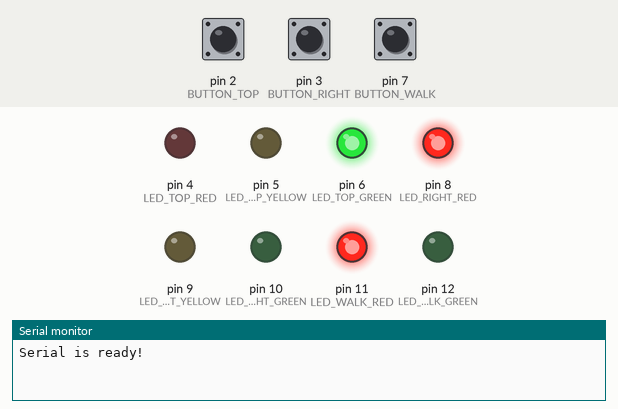
Simulated run of this sketch. Board: Arduino Uno, built with avr-gcc and run on an emulated ATmega328P. Parts: output pins drawn as LEDs (lit = HIGH), the last lines printed to the serial monitor. Inputs (shaded band) come from the test bench; at power-on: pin 2 (BUTTON_TOP) HIGH, pin 3 (BUTTON_RIGHT) HIGH, pin 7 (BUTTON_WALK) HIGH.

Above: at 1.5 s.
At 3.2 s:
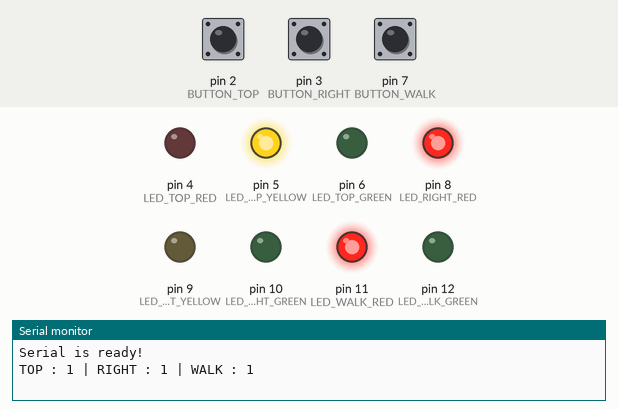
At 5.0 s:
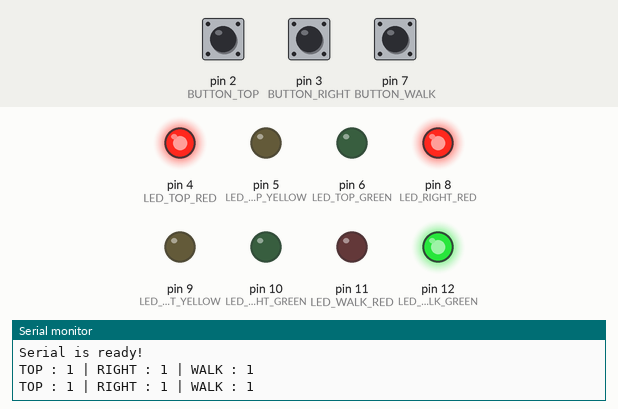
At 9.7 s:
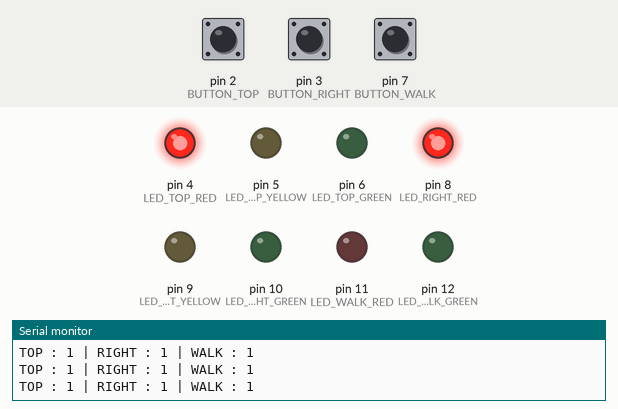
Timing chart, 0 to 11.5 s (numbered marks = the images above):
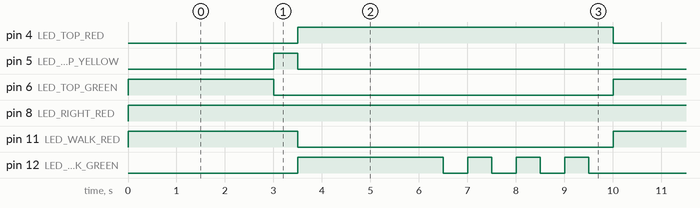

Measured:
- by itself, pin 4 (LED_TOP_RED): alternates HIGH for 6.5 s and LOW for 3.5 s
- by itself, pin 5 (LED_TOP_YELLOW): alternates HIGH for 0.50 s and LOW for 9.5 s
- by itself, pin 6 (LED_TOP_GREEN): alternates HIGH for 3.0 s and LOW for 7.0 s
- by itself, pin 8 (LED_RIGHT_RED): LOW → HIGH at 0.00 s
- by itself, pin 11 (LED_WALK_RED): alternates HIGH for 3.5 s and LOW for 6.5 s
- by itself, pin 12 (LED_WALK_GREEN): repeats every 10.0 s: 3 × (LOW 0.50 s, HIGH 0.50 s), LOW 4.0 s, HIGH 3.0 s

The sketch:

sketch_oct18a.ino
```cpp
const int LED_TOP_RED = 4;
const int LED_TOP_YELLOW = 5;
const int LED_TOP_GREEN = 6;
const int LED_RIGHT_RED = 8;
const int LED_RIGHT_YELLOW = 9;
const int LED_RIGHT_GREEN = 10;
const int LED_WALK_RED = 11;
const int LED_WALK_GREEN = 12;

const int BUTTON_TOP = 2;
const int BUTTON_RIGHT = 3;
const int BUTTON_WALK = 7;

int led_out[8] = {
    LED_TOP_RED,
    LED_TOP_YELLOW,
    LED_TOP_GREEN,
    LED_RIGHT_RED,
    LED_RIGHT_YELLOW,
    LED_RIGHT_GREEN,
    LED_WALK_RED,
    LED_WALK_GREEN,
};

//                  RYGRYGRG
#define TOP_GO     B00110010
#define TOP_WAIT   B01010010
#define RIGHT_GO   B10000110
#define RIGHT_WAIT B10001010
#define WALK_GO    B10010001
#define WALK_WAIT  B10010000

struct State {

    unsigned int output;
    unsigned int time;
    unsigned int next[8];
};

State finite_state[] = {
    // Input(WALK,RIGHT,TOP) 000 001 010 011 100 101 110 111
    {TOP_GO      , 3000  , {  0,  0,  1,  1,  2,  2,  2,  2}},  // State : 0  เปิดไฟเขียวให้รถทางบน
    {TOP_WAIT    , 500   , {  3,  3,  3,  3,  3,  3,  3,  3}},  // State : 1  เปลี่ยนไฟเหลือง รอไปเปิดไฟเขียวให้ทางขวา
    {TOP_WAIT    , 500   , {  6,  6,  6,  6,  6,  6,  6,  6}},  // State : 2  เปลี่ยนไฟเหลือง รอไปเปิดไฟเขียวให้คนเดิน

    {RIGHT_GO    , 3000  , {  3,  4,  3,  4,  5,  5,  5,  5}},  // State : 3  เปิดไฟเขียวให้รถทางขวา
    {RIGHT_WAIT  , 500   , {  0,  0,  0,  0,  0,  0,  0,  0}},  // State : 4  เปลี่ยนไฟเหลือง รอไปเปิดไฟเขียวให้ทางบน
    {RIGHT_WAIT  , 500   , {  6,  6,  6,  6,  6,  6,  6,  6}},  // State : 5  เปลี่ยนไฟเหลือง รอไปเปิดไฟเขียวให้คนเดิน

    {WALK_GO     , 3000  , {  6,  7, 14,  7,  6,  7, 14,  7}},  // State : 6  เปิดไฟเขียวให้คนเดิน

    {WALK_WAIT   , 500   , {  8,  8,  8,  8,  8,  8,  8,  8}},  // State : 7  กระพริบไฟ รอเปิดไฟเขียวให้ทางบน
    {WALK_GO     , 500   , {  9,  9,  9,  9,  9,  9,  9,  9}},  // State : 8  กระพริบไฟ รอเปิดไฟเขียวให้ทางบน
    {WALK_WAIT   , 500   , { 10, 10, 10, 10, 10, 10, 10, 10}},  // State : 9  กระพริบไฟ รอเปิดไฟเขียวให้ทางบน
    {WALK_GO     , 500   , { 11, 11, 11, 11, 11, 11, 11, 11}},  // State : 10 กระพริบไฟ รอเปิดไฟเขียวให้ทางบน
    {WALK_WAIT   , 500   , { 12, 12, 12, 12, 12, 12, 12, 12}},  // State : 11 กระพริบไฟ รอเปิดไฟเขียวให้ทางบน
    {WALK_GO     , 500   , { 13, 13, 13, 13, 13, 13, 13, 13}},  // State : 12 กระพริบไฟ รอเปิดไฟเขียวให้ทางบน
    {WALK_WAIT   , 500   , {  0,  0,  0,  0,  0,  0,  0,  0}},  // State : 13 กระพริบไฟ รอเปิดไฟเขียวให้ทางบน

    {WALK_WAIT   , 500   , { 15, 15, 15, 15, 15, 15, 15, 15}},  // State : 14 กระพริบไฟ รอเปิดไฟเขียวให้ทางขวา
    {WALK_GO     , 500   , { 16, 16, 16, 16, 16, 16, 16, 16}},  // State : 15 กระพริบไฟ รอเปิดไฟเขียวให้ทางขวา
    {WALK_WAIT   , 500   , { 17, 17, 17, 17, 17, 17, 17, 17}},  // State : 16 กระพริบไฟ รอเปิดไฟเขียวให้ทางขวา
    {WALK_GO     , 500   , { 18, 18, 18, 18, 18, 18, 18, 18}},  // State : 17 กระพริบไฟ รอเปิดไฟเขียวให้ทางขวา
    {WALK_WAIT   , 500   , { 19, 19, 19, 19, 19, 19, 19, 19}},  // State : 18 กระพริบไฟ รอเปิดไฟเขียวให้ทางขวา
    {WALK_GO     , 500   , { 20, 20, 20, 20, 20, 20, 20, 20}},  // State : 19 กระพริบไฟ รอเปิดไฟเขียวให้ทางขวา
    {WALK_WAIT   , 500   , {  3,  3,  3,  3,  3,  3,  3,  3}},  // State : 20 กระพริบไฟ รอเปิดไฟเขียวให้ทางขวา
};

void output(int output) {

    for(int i = 0; i < 8; i++) {

        digitalWrite(led_out[i], bitRead(output, (7 - i)));
    }
}

void setup() {

    Serial.begin(115200);
    while(!Serial);
    Serial.println();
    Serial.println("Serial is ready!");

    pinMode(BUTTON_TOP, INPUT_PULLUP);
    pinMode(BUTTON_RIGHT, INPUT_PULLUP);
    pinMode(BUTTON_WALK, INPUT_PULLUP);

    pinMode(LED_TOP_RED, OUTPUT);
    pinMode(LED_TOP_YELLOW, OUTPUT);
    pinMode(LED_TOP_GREEN, OUTPUT);
    pinMode(LED_RIGHT_RED, OUTPUT);
    pinMode(LED_RIGHT_YELLOW, OUTPUT);
    pinMode(LED_RIGHT_GREEN, OUTPUT);
    pinMode(LED_WALK_RED, OUTPUT);
    pinMode(LED_WALK_GREEN, OUTPUT);
}

int state = 0;

void loop() {

    output(finite_state[state].output);
    delay(finite_state[state].time);

    int input_top   = digitalRead(BUTTON_TOP);
    int input_right = digitalRead(BUTTON_RIGHT);
    int input_walk  = digitalRead(BUTTON_WALK);

    Serial.println("TOP : " + String(input_top) + " | RIGHT : " + String(input_right) + " | WALK : " + String(input_walk));

    int input = input_walk * 4 + input_right * 2 + input_top;

    state = finite_state[state].next[input];
}
```
